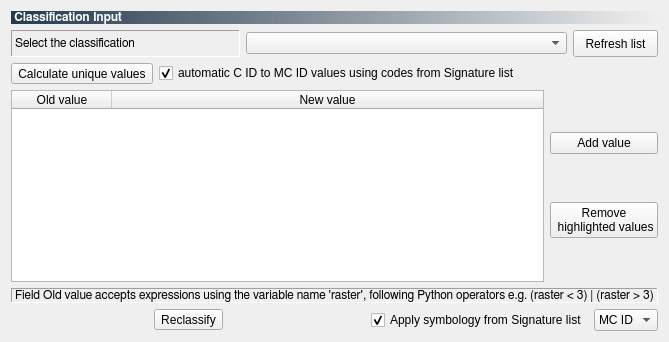
         <widget class="QWidget" name="tab_reclassification">
          <attribute name="icon">
           <iconset resource="resources.qrc">
            <normaloff>:/plugins/semiautomaticclassificationplugin/icons/semiautomaticclassificationplugin_reclassification_tool.png</normaloff>:/plugins/semiautomaticclassificationplugin/icons/semiautomaticclassificationplugin_reclassification_tool.png</iconset>
          </attribute>
          <attribute name="title">
           <string>Reclassification</string>
          </attribute>
          <layout class="QGridLayout" name="gridLayout_83">
           <item row="0" column="0">
            <layout class="QGridLayout" name="gridLayout_78">
             <item row="1" column="2">
              <widget class="QPushButton" name="toolButton_reload_12">
               <property name="sizePolicy">
                <sizepolicy hsizetype="Maximum" vsizetype="Fixed">
                 <horstretch>0</horstretch>
                 <verstretch>0</verstretch>
                </sizepolicy>
               </property>
               <property name="minimumSize">
                <size>
                 <width>85</width>
                 <height>27</height>
                </size>
               </property>
               <property name="maximumSize">
                <size>
                 <width>85</width>
                 <height>27</height>
                </size>
               </property>
               <property name="toolTip">
                <string>&lt;html&gt;&lt;head/&gt;&lt;body&gt;&lt;p&gt;Refresh list of rasters&lt;/p&gt;&lt;/body&gt;&lt;/html&gt;</string>
               </property>
               <property name="text">
                <string>Refresh list</string>
               </property>
              </widget>
             </item>
             <item row="1" column="0">
              <widget class="QLabel" name="label_65">
               <property name="sizePolicy">
                <sizepolicy hsizetype="Minimum" vsizetype="Preferred">
                 <horstretch>0</horstretch>
                 <verstretch>0</verstretch>
                </sizepolicy>
               </property>
               <property name="minimumSize">
                <size>
                 <width>229</width>
                 <height>0</height>
                </size>
               </property>
               <property name="font">
                <font>
                 <family>FreeSans</family>
                 <weight>50</weight>
                 <bold>false</bold>
                </font>
               </property>
               <property name="frameShape">
                <enum>QFrame::Panel</enum>
               </property>
               <property name="frameShadow">
                <enum>QFrame::Sunken</enum>
               </property>
               <property name="text">
                <string>Select the classification</string>
               </property>
               <property name="alignment">
                <set>Qt::AlignLeading|Qt::AlignLeft|Qt::AlignVCenter</set>
               </property>
              </widget>
             </item>
             <item row="1" column="1">
              <widget class="QComboBox" name="reclassification_name_combo">
               <property name="sizePolicy">
                <sizepolicy hsizetype="Preferred" vsizetype="Fixed">
                 <horstretch>1</horstretch>
                 <verstretch>0</verstretch>
                </sizepolicy>
               </property>
               <property name="toolTip">
                <string>&lt;html&gt;&lt;head/&gt;&lt;body&gt;&lt;p&gt;Select the classification raster&lt;/p&gt;&lt;/body&gt;&lt;/html&gt;</string>
               </property>
              </widget>
             </item>
             <item row="0" column="0" colspan="3">
              <widget class="QLabel" name="label_66">
               <property name="sizePolicy">
                <sizepolicy hsizetype="Expanding" vsizetype="Preferred">
                 <horstretch>0</horstretch>
                 <verstretch>0</verstretch>
                </sizepolicy>
               </property>
               <property name="font">
                <font>
                 <family>FreeSans</family>
                 <weight>75</weight>
                 <bold>true</bold>
                </font>
               </property>
               <property name="styleSheet">
                <string notr="true">background-color : qlineargradient(spread:pad, x1:0, y1:0, x2:1, y2:0, stop:0 #243a4e, stop:1 rgba(0, 0, 0, 0)); color : white</string>
               </property>
               <property name="text">
                <string> Classification Input</string>
               </property>
              </widget>
             </item>
            </layout>
           </item>
           <item row="1" column="0">
            <layout class="QGridLayout" name="gridLayout_79">
             <item row="0" column="1">
              <widget class="QCheckBox" name="CID_MCID_code_checkBox">
               <property name="toolTip">
                <string>&lt;html&gt;&lt;head/&gt;&lt;body&gt;&lt;p&gt;If checked, the reclassification table is filled according to the 'Signature list' when clicking 'Calculate unique values'&lt;/p&gt;&lt;/body&gt;&lt;/html&gt;</string>
               </property>
               <property name="text">
                <string>automatic C ID to MC ID values using codes from Signature list</string>
               </property>
               <property name="checked">
                <bool>true</bool>
               </property>
              </widget>
             </item>
             <item row="0" column="0">
              <widget class="QToolButton" name="calculate_unique_values_toolButton">
               <property name="toolTip">
                <string>&lt;html&gt;&lt;head/&gt;&lt;body&gt;&lt;p&gt;Calculate unique values from classification input and fill the reclassification table&lt;/p&gt;&lt;/body&gt;&lt;/html&gt;</string>
               </property>
               <property name="text">
                <string>Calculate unique values</string>
               </property>
              </widget>
             </item>
            </layout>
           </item>
           <item row="2" column="0">
            <layout class="QGridLayout" name="gridLayout_77">
             <item row="0" column="0">
              <widget class="QTableWidget" name="reclass_values_tableWidget">
               <property name="alternatingRowColors">
                <bool>true</bool>
               </property>
               <property name="sortingEnabled">
                <bool>false</bool>
               </property>
               <attribute name="horizontalHeaderStretchLastSection">
                <bool>true</bool>
               </attribute>
               <attribute name="verticalHeaderDefaultSectionSize">
                <number>24</number>
               </attribute>
               <column>
                <property name="text">
                 <string>Old value</string>
                </property>
               </column>
               <column>
                <property name="text">
                 <string>New value</string>
                </property>
               </column>
              </widget>
             </item>
             <item row="0" column="1">
              <layout class="QGridLayout" name="gridLayout_81">
               <item row="0" column="0">
                <widget class="QPushButton" name="add_value_pushButton">
                 <property name="toolTip">
                  <string>&lt;html&gt;&lt;head/&gt;&lt;body&gt;&lt;p&gt;Add a row for a new value&lt;/p&gt;&lt;/body&gt;&lt;/html&gt;</string>
                 </property>
                 <property name="text">
                  <string>Add value</string>
                 </property>
                </widget>
               </item>
               <item row="1" column="0">
                <widget class="QPushButton" name="remove_row_pushButton">
                 <property name="toolTip">
                  <string>&lt;html&gt;&lt;head/&gt;&lt;body&gt;&lt;p&gt;Delete the rows of selected values&lt;/p&gt;&lt;/body&gt;&lt;/html&gt;</string>
                 </property>
                 <property name="text">
                  <string>Remove 
 highlighted values</string>
                 </property>
                </widget>
               </item>
              </layout>
             </item>
             <item row="1" column="0" colspan="2">
              <widget class="QLabel" name="label_67">
               <property name="sizePolicy">
                <sizepolicy hsizetype="Minimum" vsizetype="Preferred">
                 <horstretch>0</horstretch>
                 <verstretch>0</verstretch>
                </sizepolicy>
               </property>
               <property name="minimumSize">
                <size>
                 <width>229</width>
                 <height>0</height>
                </size>
               </property>
               <property name="font">
                <font>
                 <family>FreeSans</family>
                 <weight>50</weight>
                 <bold>false</bold>
                </font>
               </property>
               <property name="toolTip">
                <string>&lt;html&gt;&lt;head/&gt;&lt;body&gt;&lt;p&gt;The variable name can be defined in the tab Settings&lt;/p&gt;&lt;/body&gt;&lt;/html&gt;</string>
               </property>
               <property name="frameShape">
                <enum>QFrame::Panel</enum>
               </property>
               <property name="frameShadow">
                <enum>QFrame::Sunken</enum>
               </property>
               <property name="text">
                <string>&lt;html&gt;&lt;head/&gt;&lt;body&gt;&lt;p&gt;Field Old value accepts expressions using the variable name 'raster', following Python operators e.g. (raster &amp;lt; 3) | (raster &amp;gt; 3)&lt;/p&gt;&lt;/body&gt;&lt;/html&gt;</string>
               </property>
               <property name="alignment">
                <set>Qt::AlignLeading|Qt::AlignLeft|Qt::AlignVCenter</set>
               </property>
               <property name="openExternalLinks">
                <bool>true</bool>
               </property>
              </widget>
             </item>
            </layout>
           </item>
           <item row="3" column="0">
            <layout class="QGridLayout" name="gridLayout_80">
             <item row="0" column="1">
              <widget class="QToolButton" name="reclassify_toolButton">
               <property name="toolTip">
                <string>&lt;html&gt;&lt;head/&gt;&lt;body&gt;&lt;p&gt;Reclassify the classification in a new raster&lt;/p&gt;&lt;/body&gt;&lt;/html&gt;</string>
               </property>
               <property name="text">
                <string>Reclassify</string>
               </property>
              </widget>
             </item>
             <item row="0" column="2">
              <spacer name="horizontalSpacer_18">
               <property name="orientation">
                <enum>Qt::Horizontal</enum>
               </property>
               <property name="sizeHint" stdset="0">
                <size>
                 <width>40</width>
                 <height>20</height>
                </size>
               </property>
              </spacer>
             </item>
             <item row="0" column="0">
              <spacer name="horizontalSpacer_19">
               <property name="orientation">
                <enum>Qt::Horizontal</enum>
               </property>
               <property name="sizeHint" stdset="0">
                <size>
                 <width>40</width>
                 <height>20</height>
                </size>
               </property>
              </spacer>
             </item>
             <item row="0" column="3">
              <layout class="QGridLayout" name="gridLayout_82">
               <item row="0" column="0">
                <widget class="QCheckBox" name="apply_symbology_checkBox">
                 <property name="toolTip">
                  <string>&lt;html&gt;&lt;head/&gt;&lt;body&gt;&lt;p&gt;Use the colors from Signature list table&lt;/p&gt;&lt;/body&gt;&lt;/html&gt;</string>
                 </property>
                 <property name="text">
                  <string>Apply symbology from Signature list</string>
                 </property>
                 <property name="checked">
                  <bool>true</bool>
                 </property>
                </widget>
               </item>
               <item row="0" column="1">
                <widget class="QComboBox" name="class_macroclass_comboBox_2">
                 <property name="sizePolicy">
                  <sizepolicy hsizetype="Preferred" vsizetype="Fixed">
                   <horstretch>1</horstretch>
                   <verstretch>0</verstretch>
                  </sizepolicy>
                 </property>
                 <property name="toolTip">
                  <string>&lt;html&gt;&lt;head/&gt;&lt;body&gt;&lt;p&gt;Select the code field for symbology&lt;/p&gt;&lt;/body&gt;&lt;/html&gt;</string>
                 </property>
                 <item>
                  <property name="text">
                   <string>MC ID</string>
                  </property>
                 </item>
                 <item>
                  <property name="text">
                   <string>C ID</string>
                  </property>
                 </item>
                </widget>
               </item>
              </layout>
             </item>
            </layout>
           </item>
          </layout>
         </widget>
